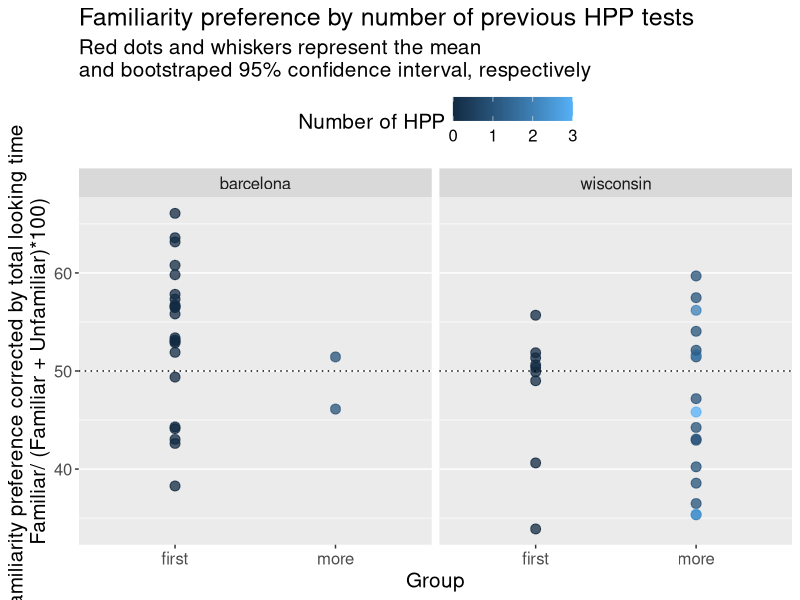

The R source for this figure: (Note: this script raises an error after producing the figure.)
# Flip
# Gonzalo García-Castro* and Chiara Santolin, *gonzalo.garciadecastro@upf.edu
# Center for Brain and Cognition, Pompeu Fabra University

# set up --------------------------------------------------------------------

# load packages
library(magrittr) # for using pipes
library(readxl)   # for importing Excel files
library(dplyr)    # for manipulating data
library(tidyr)    # for reshaping datasets
library(ggplot2)  # for visualising data

# import data ---------------------------------------------------------------
data <-
  read_xlsx("data/data_flip.xlsx") %>%
  mutate(group = case_when(hpp > 0 ~ "more",
                           TRUE    ~ "first"),
         total = familiar+unfamiliar,
         preference = familiar/(familiar+unfamiliar)*100) %>%
  gather(key = "trial_type", "looking_time", -c(baby, location, hpp, total, preference, group))

# visualise data ------------------------------------------------------------
ggplot(data, aes(x = group, y = preference, colour = hpp)) +
  geom_point(alpha = 0.5, size = 3) +
  stat_summary(fun.data = "mean_cl_boot", geom = "pointrange", colour = "red", size = 1.25) +
  geom_hline(yintercept = 50, linetype = "dotted") +
  labs(x = "Group", y = "Familiarity preference corrected by total looking time\nFamiliar/ (Familiar + Unfamiliar)*100)", colour = "Number of HPP",
       title = "Familiarity preference by number of previous HPP tests",
       subtitle = "Red dots and whiskers represent the mean\nand bootstraped 95% confidence interval, respectively") +
  facet_wrap(.~location) +
  theme(text = element_text(size = 15),
        legend.position = "top",
        panel.grid.major.x = element_blank()) +
  ggsave("figures/preference.png")
  

